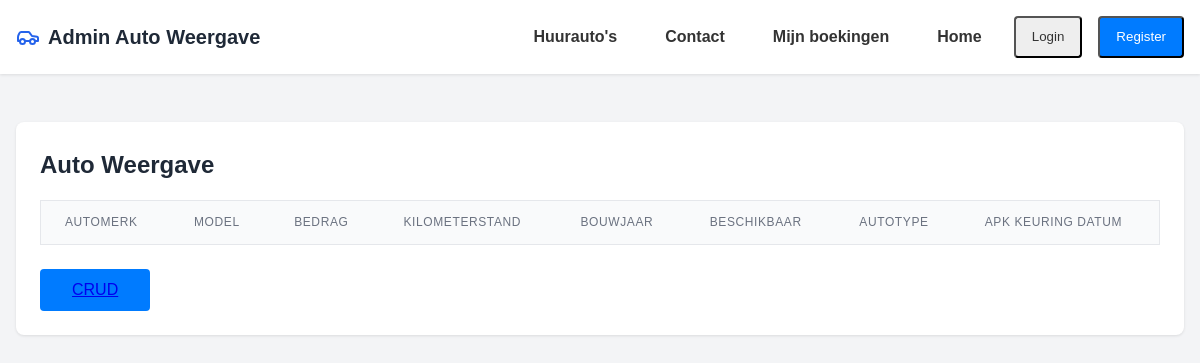
Before: /Code/Adminweergave.php with the older database file.
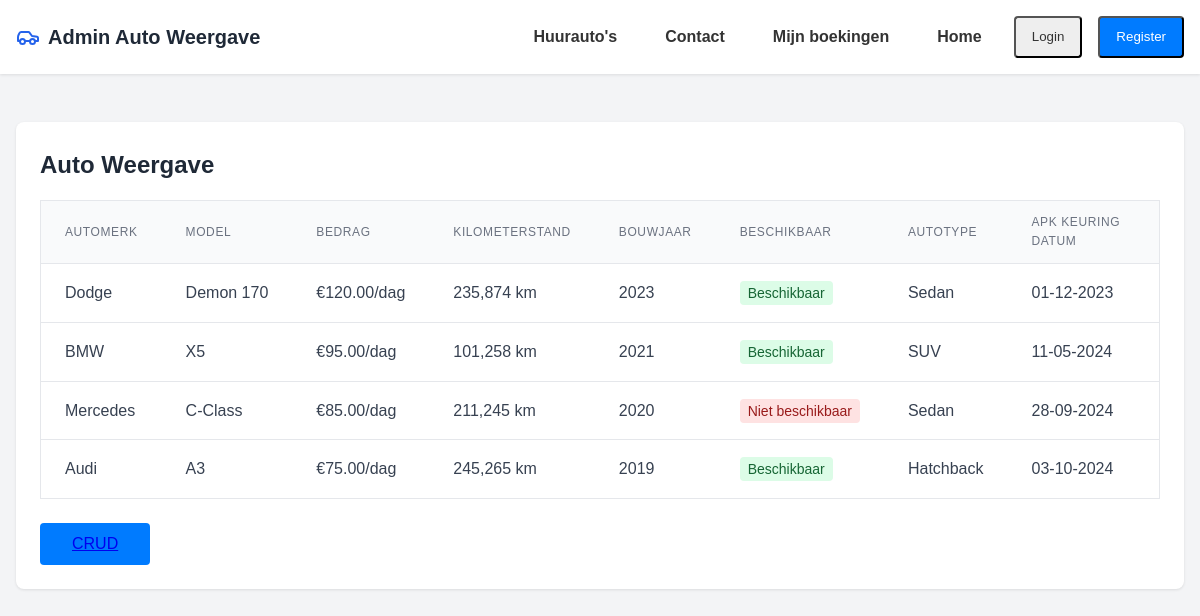
After: the same page with the newer database file.
### tables this page shows
CREATE TABLE `cars` (
  `car_id` int(11) NOT NULL,
  `make` varchar(100) NOT NULL,
  `model` varchar(100) NOT NULL,
  `year` int(11) NOT NULL,
  `price_per_day` decimal(10,2) NOT NULL,
  `availability` tinyint(1) DEFAULT 1,
  `category` varchar(50) DEFAULT NULL,
  `mileage` int(11) NOT NULL DEFAULT 0,
  `apk_date` date DEFAULT NULL
);

### Code/Adminweergave.php (the view, shortened to what this page needs)
<?php
$host = 'localhost';
$db   = 'autoverhuur';
$user = 'root';
$pass = "";
$dsn = "mysql:host=$host;dbname=$db;";
$options = [
    PDO::ATTR_ERRMODE            => PDO::ERRMODE_EXCEPTION,
    PDO::ATTR_DEFAULT_FETCH_MODE => PDO::FETCH_ASSOC,
    PDO::ATTR_EMULATE_PREPARES   => false,
];
try {
    $pdo = new PDO($dsn, $user, $pass, $options);
} catch (\PDOException $e) {
    throw new \PDOException($e->getMessage(), (int)$e->getCode());
}
?>
<!DOCTYPE html>
<html lang="nl">
<head>
    <link rel="stylesheet" href="styles.css">
</head>
<body class="bg-gray-100">
    <nav class="nav-container">
         <div class="nav-content">
            <div class="logo-container">
                <h1>Admin Auto Weergave</h1>
            </div>
            <div class="nav-buttons">
                <a href="#" class="nav-link">Huurauto's</a>
                <a href="#" class="nav-link">Contact</a>
                <a href="reserveringweergave.php" class="nav-link">Mijn boekingen</a>
                <a href="Home.html" class="nav-link">Home</a>
                <button class="nav-link login">Login</button>
                <button class="nav-link register">Register</button>
            </div>
        </div>
    </nav>
    <main class="main-container">
        <div class="content-container">
            <h2>Auto Weergave</h2>
            <div class="table-container">
                <table>
                    <head>
                        <tr>
                            <th>Automerk</th>
                            <th>Model</th>
                            <th>Bedrag</th>
                            <th>Kilometerstand</th>
                            <th>Bouwjaar</th>
                            <th>Beschikbaar</th>
                            <th>Autotype</th>
                            <th>APK Keuring datum</th>
                        </tr>
                    </head>
                    <body>
                        <?php
                        $stmt = $pdo->query("SELECT * FROM cars");
                        while ($row = $stmt->fetch()) {
                            echo "<tr>";
                            echo "<td>" . htmlspecialchars($row['make']) . "</td>";
                            echo "<td>" . htmlspecialchars($row['model']) . "</td>";
                            echo "<td>€" . number_format($row['price_per_day'], 2) . "/dag</td>";
                            echo "<td>" . number_format($row['mileage']) . " km</td>";
                            echo "<td>" . htmlspecialchars($row['year']) . "</td>";
                            echo "<td><span class='status-badge " . ($row['availability'] ? "available" : "unavailable") . "'>"
                                 . ($row['availability'] ? "Beschikbaar" : "Niet beschikbaar") . "</span></td>";
                            echo "<td>" . htmlspecialchars($row['category']) . "</td>";
                            echo "<td>" . date('d-m-Y', strtotime($row['apk_date'])) . "</td>";
                            echo "</tr>";
                        }
                        ?>
                    </body>
                </table>
            </div>
            <div class="crud-button-container">
                <button class="crud-btn"><a href="Crud.php">CRUD</a></button>
            </div>
        </div>
    </main>
</body>
</html>

Changed rows visible on the page:
added cars: make "Dodge", model "Demon 170", price_per_day "120.00", mileage "235,874", year "2023", availability "Beschikbaar", category "Sedan", apk_date "01-12-2023"
added cars: make "BMW", model "X5", price_per_day "95.00", mileage "101,258", year "2021", availability "Beschikbaar", category "SUV", apk_date "11-05-2024"
added cars: make "Mercedes", model "C-Class", price_per_day "85.00", mileage "211,245", year "2020", availability "Niet beschikbaar", category "Sedan", apk_date "28-09-2024"
added cars: make "Audi", model "A3", price_per_day "75.00", mileage "245,265", year "2019", availability "Beschikbaar", category "Hatchback", apk_date "03-10-2024"
